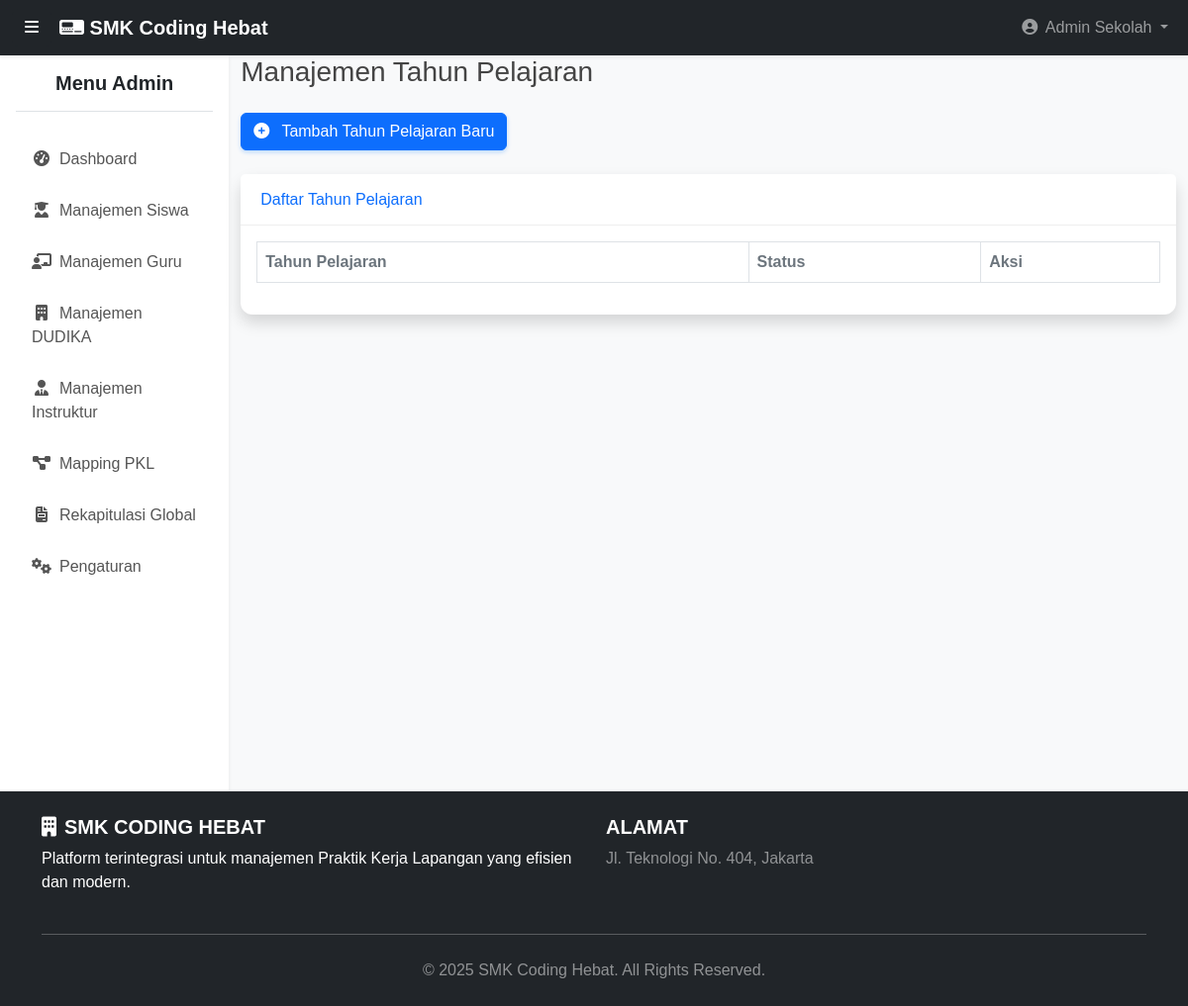
Before: /manage_academic_years.php (signed in) with the older database file.
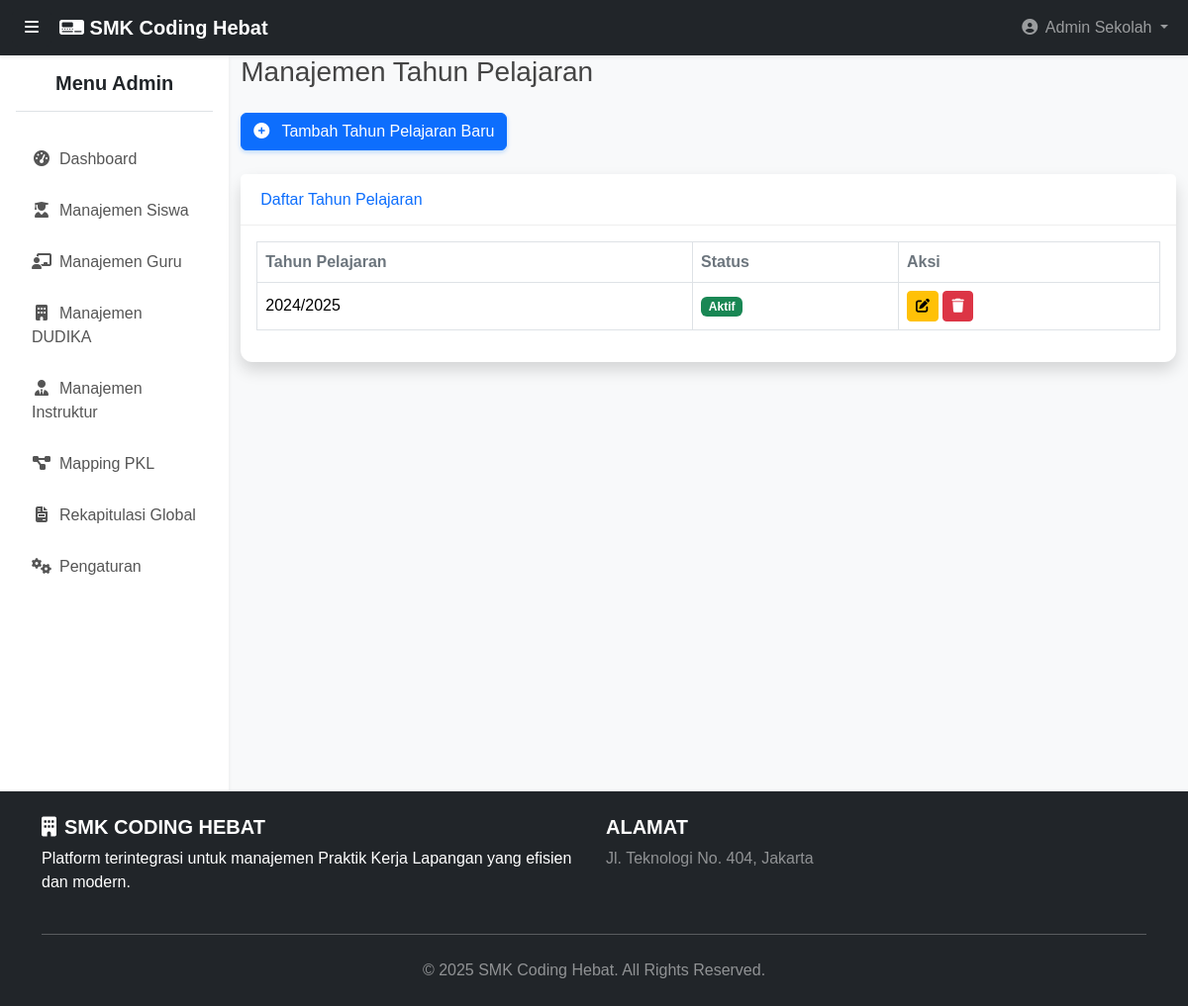
After: the same page with the newer database file.
### tables this page shows
CREATE TABLE `academic_years` (
  `id` int(11) NOT NULL AUTO_INCREMENT,
  `year_name` varchar(50) NOT NULL,
  `status` enum('active','inactive') NOT NULL DEFAULT 'inactive',
  PRIMARY KEY (`id`),
  UNIQUE KEY `year_name` (`year_name`)
);

### config/config.php (called while the page is built, shortened)
<?php
try {
    $pdo = new PDO("mysql:host=" . DB_HOST . ";dbname=" . DB_NAME, DB_USER, DB_PASS);
    $pdo->setAttribute(PDO::ATTR_ERRMODE, PDO::ERRMODE_EXCEPTION);
} catch(PDOException $e){
    die("ERROR: Could not connect. " . $e->getMessage());
}
$default_settings = [
    'school_name' => 'PKL Digital',
    'school_address' => 'Alamat Sekolah Belum Diatur',
    'school_logo' => ''
];
$db_settings = [];
try {
    $stmt = $pdo->query("SELECT setting_key, setting_value FROM school_settings");
    $db_settings = $stmt->fetchAll(PDO::FETCH_KEY_PAIR);
} catch (PDOException $e) {
}
$app_settings = array_merge($default_settings, $db_settings);
try {
    $stmt_year = $pdo->prepare("SELECT * FROM academic_years WHERE status = 'active' LIMIT 1");
    $stmt_year->execute();
} catch (PDOException $e) {
}
?>

### manage_academic_years.php (the view, shortened to what this page needs)
<?php
require_once __DIR__ . '/templates/header.php';
require_once __DIR__ . '/templates/sidebar.php';
try {
    $stmt = $pdo->query("SELECT * FROM academic_years ORDER BY year_name DESC");
    $academic_years = $stmt->fetchAll(PDO::FETCH_ASSOC);
} catch (PDOException $e) {
    die("Error: Could not fetch academic years data. " . $e->getMessage());
}
?>
<div class="container-fluid">
    <h1 class="h3 mb-4 text-gray-800">Manajemen Tahun Pelajaran</h1>
    <button type="button" class="btn btn-primary mb-4" data-bs-toggle="modal" data-bs-target="#yearModal">
        <i class="fas fa-plus-circle me-2"></i> Tambah Tahun Pelajaran Baru
    </button>
    <div class="card shadow mb-4">
        <div class="card-header py-3">
            <h6 class="m-0 font-weight-bold text-primary">Daftar Tahun Pelajaran</h6>
        </div>
        <div class="card-body">
            <div class="table-responsive">
                <table class="table table-bordered table-hover" width="100%" cellspacing="0">
                    <thead>
                        <tr>
                            <th>Tahun Pelajaran</th>
                            <th>Status</th>
                            <th>Aksi</th>
                        </tr>
                    </thead>
                    <tbody>
                        <?php foreach ($academic_years as $year): ?>
                            <tr>
                                <td><?php echo htmlspecialchars($year['year_name']); ?></td>
                                <td>
                                    <?php if ($year['status'] === 'active'): ?>
                                        <span class="badge bg-success">Aktif</span>
                                    <?php else: ?>
                                        <span class="badge bg-secondary">Tidak Aktif</span>
                                    <?php endif; ?>
                                </td>
                                <td>
                                    <button class="btn btn-warning btn-sm edit-btn"
                                            data-id="<?php echo $year['id']; ?>"
                                            data-name="<?php echo htmlspecialchars($year['year_name']); ?>"
                                            data-bs-toggle="modal" data-bs-target="#yearModal">
                                        <i class="fas fa-edit"></i>
                                    </button>
                                    <a href="core/academic_year_actions.php?action=delete&id=<?php echo $year['id']; ?>"
                                       class="btn btn-danger btn-sm btn-delete"
                                       onclick="return confirm('Apakah Anda yakin ingin menghapus tahun pelajaran ini?');">
                                        <i class="fas fa-trash"></i>
                                    </a>
                                </td>
                            </tr>
                        <?php endforeach; ?>
                    </tbody>
                </table>
            </div>
        </div>
    </div>
</div>
<?php require_once __DIR__ . '/templates/footer.php'; ?>

### templates/header.php (shortened to what this page needs)
<?php
require_once __DIR__ . '/../config/config.php';
$is_dashboard_page = isset($_SESSION['user_id']);
?>
<!DOCTYPE html>
<html lang="id">
<head>
    <link href="https://cdn.jsdelivr.net/npm/bootstrap@5.3.3/dist/css/bootstrap.min.css" rel="stylesheet">
    <link rel="stylesheet" href="https://cdnjs.cloudflare.com/ajax/libs/font-awesome/6.5.2/css/all.min.css" />
    <link href="https://cdn.jsdelivr.net/npm/select2@4.1.0-rc.0/dist/css/select2.min.css" rel="stylesheet" />
    <link rel="stylesheet" href="https://cdn.jsdelivr.net/npm/select2-bootstrap-5-theme@1.3.0/dist/select2-bootstrap-5-theme.min.css" />
    <link rel="stylesheet" href="<?php echo BASE_URL; ?>/assets/css/style.css">
</head>
<body class="<?php echo $is_dashboard_page ? 'dashboard-body' : ''; ?>">
<?php if (($_SESSION['user_role'] ?? 'guest') === 'admin'):  ?>
<nav class="navbar navbar-expand-lg navbar-dark bg-dark sticky-top shadow-sm">
    <div class="container-fluid">
        <button class="btn btn-dark" id="sidebarToggle" type="button">
            <i class="fas fa-bars"></i>
        </button>
        <a class="navbar-brand fw-bold ms-2" href="<?php echo $is_dashboard_page ? '#' : 'login.php'; ?>">
            <?php if (!empty($app_settings['school_logo']) && file_exists($app_settings['school_logo'])): ?>
                <img src="<?php echo BASE_URL . '/' . htmlspecialchars($app_settings['school_logo']); ?>" alt="Logo" style="height: 24px; margin-right: 5px;">
            <?php else: ?>
                <i class="fas fa-digital-tachograph"></i>
            <?php endif; ?>
            <?php echo htmlspecialchars($app_settings['school_name'] ?? 'PKL Digital'); ?>
        </a>
        <div class="collapse navbar-collapse" id="navbarNav">
            <ul class="navbar-nav ms-auto">
                <?php if (isset($_SESSION['user_id'])): ?>
                    <li class="nav-item dropdown">
                        <a class="nav-link dropdown-toggle" href="#" id="navbarDropdown" role="button" data-bs-toggle="dropdown" aria-expanded="false">
                            <i class="fas fa-user-circle me-1"></i> <?php echo htmlspecialchars($_SESSION['user_name']); ?>
                        </a>
                    </li>
                <?php endif; ?>
            </ul>
        </div>
    </div>
</nav>
<?php endif; ?>
<div id="wrapper" class="<?php echo (($_SESSION['user_role'] ?? '') !== 'admin') ? '' : 'd-flex'; ?>">

### templates/sidebar.php (shortened to what this page needs)
<?php
$user_role = $_SESSION['user_role'];
$current_page = basename($_SERVER['PHP_SELF']);
function create_nav_item($link, $icon, $text, $current_page) {
    $active_class = ($current_page == $link) ? 'active' : '';
    echo "<li class='nav-item'>";
    echo "<a class='nav-link {$active_class}' href='{$link}'>";
    echo "<i class='fas {$icon} me-2'></i>{$text}";
    echo "</a>";
    echo "</li>";
}
?>
<div class="sidebar bg-white p-3 shadow-sm">
    <h5 class="sidebar-heading text-center mb-4">Menu <?php echo ucwords(str_replace('_', ' ', $user_role)); ?></h5>
    <ul class="nav flex-column">
        <?php if ($user_role == 'admin'): ?>
            <?php create_nav_item('admin_dashboard.php', 'fa-tachometer-alt', 'Dashboard', $current_page); ?>
            <li class="nav-item">
                <a class="nav-link collapsed" href="#" data-bs-toggle="collapse" data-bs-target="#collapseSettings" aria-expanded="false" aria-controls="collapseSettings">
                    <i class="fas fa-cogs me-2"></i>Pengaturan
                </a>
            </li>
        <?php endif; ?>
    </ul>
</div>

### templates/footer.php (shortened to what this page needs)
<?php
$user_role = $_SESSION['user_role'] ?? 'guest';
if (in_array($user_role, ['student', 'teacher', 'instructor'])) :
?>
    </div>
    <nav class="bottom-nav">
        <a href="<?php echo $user_role; ?>_dashboard.php" class="bottom-nav-item <?php echo basename($_SERVER['PHP_SELF']) == $user_role.'_dashboard.php' ? 'active' : ''; ?>">
            <i class="fas fa-home"></i>
            <span>Home</span>
        </a>
        <?php if ($user_role === 'student'): ?>
            <a href="daily_journal.php" class="bottom-nav-item <?php echo basename($_SERVER['PHP_SELF']) == 'daily_journal.php' ? 'active' : ''; ?>"><i class="fas fa-qrcode"></i><span>Absen</span></a>
            <a href="request_leave.php" class="bottom-nav-item <?php echo basename($_SERVER['PHP_SELF']) == 'request_leave.php' ? 'active' : ''; ?>"><i class="fas fa-calendar-alt"></i><span>Izin</span></a>
            <a href="view_assessment.php" class="bottom-nav-item <?php echo basename($_SERVER['PHP_SELF']) == 'view_assessment.php' ? 'active' : ''; ?>"><i class="fas fa-graduation-cap"></i><span>Nilai</span></a>
        <?php endif; ?>
        <?php if ($user_role === 'teacher'): ?>
            <a href="monitor_journals.php" class="bottom-nav-item <?php echo basename($_SERVER['PHP_SELF']) == 'monitor_journals.php' ? 'active' : ''; ?>"><i class="fas fa-book-reader"></i><span>Jurnal</span></a>
            <a href="student_problems.php" class="bottom-nav-item <?php echo basename($_SERVER['PHP_SELF']) == 'student_problems.php' ? 'active' : ''; ?>"><i class="fas fa-exclamation-triangle"></i><span>Masalah</span></a>
            <a href="teacher_view_assessments.php" class="bottom-nav-item <?php echo basename($_SERVER['PHP_SELF']) == 'teacher_view_assessments.php' ? 'active' : ''; ?>"><i class="fas fa-graduation-cap"></i><span>Nilai</span></a>
        <?php endif; ?>
        <?php if ($user_role === 'instructor'): ?>
            <a href="verify_journals.php" class="bottom-nav-item <?php echo basename($_SERVER['PHP_SELF']) == 'verify_journals.php' ? 'active' : ''; ?>"><i class="fas fa-tasks"></i><span>Verifikasi</span></a>
            <a href="manage_leave_requests.php" class="bottom-nav-item <?php echo basename($_SERVER['PHP_SELF']) == 'manage_leave_requests.php' ? 'active' : ''; ?>"><i class="fas fa-calendar-check"></i><span>Izin</span></a>
            <a href="input_assessment.php" class="bottom-nav-item <?php echo basename($_SERVER['PHP_SELF']) == 'input_assessment.php' ? 'active' : ''; ?>"><i class="fas fa-edit"></i><span>Menilai</span></a>
        <?php endif; ?>
        <a href="profile.php" class="bottom-nav-item <?php echo basename($_SERVER['PHP_SELF']) == 'profile.php' ? 'active' : ''; ?>">
            <i class="fas fa-user"></i>
            <span>Profil</span>
        </a>
    </nav>
<?php else :  ?>
    </div>
    <footer class="footer bg-dark text-white pt-4 pb-4">
        <div class="container text-center text-md-start">
            <div class="row">
                <div class="col-md-6 mb-3 mb-md-0">
                    <h5 class="text-uppercase"><i class="fas fa-building me-2"></i><?php echo htmlspecialchars($app_settings['school_name'] ?? 'PKL Digital'); ?></h5>
                    <p>
                        Platform terintegrasi untuk manajemen Praktik Kerja Lapangan yang efisien dan modern.
                    </p>
                </div>
                <div class="col-md-6">
                    <h5 class="text-uppercase">Alamat</h5>
                    <p class="text-white-50 mb-0">
                        <?php echo nl2br(htmlspecialchars($app_settings['school_address'] ?? 'Alamat belum diatur.')); ?>
                    </p>
                </div>
            </div>
            <hr class="my-4">
            <div class="text-center text-white-50">
                &copy; <?php echo date("Y"); ?> <?php echo htmlspecialchars($app_settings['school_name'] ?? 'PKL Digital'); ?>. All Rights Reserved.
            </div>
        </div>
    </footer>
<?php endif; ?>
</body>
</html>

### assets/css/style.css (style rules this page uses)
:root { --primary-color: #0d6efd; --secondary-color: #6c757d; --dark-color: #212529; --light-color: #f8f9fa; --white-color: #ffffff; --sidebar-width: 280px; }
body { font-family: 'Poppins', sans-serif; background-color: var(--light-color); color: #444; }
#wrapper { min-height: calc(100vh - 56px); transition: padding-left 0.3s ease-in-out; }
.sidebar { width: var(--sidebar-width); min-height: calc(100vh - 56px); transition: margin-left 0.3s ease-in-out; background-color: var(--white-color); margin-left: 0; }
.sidebar .sidebar-heading { font-weight: 600; color: var(--dark-color); border-bottom: 1px solid #dee2e6; padding-bottom: 1rem; }
.sidebar .nav-link { color: #555; font-weight: 500; padding: 0.75rem 1rem; border-radius: 0.375rem; margin-bottom: 0.25rem; }
.sidebar .nav-link .fas { width: 20px; text-align: center; }
.card { border: none; border-radius: 0.75rem; box-shadow: 0 4px 12px rgba(0, 0, 0, 0.08); }
.card-header { background-color: var(--white-color); border-bottom: 1px solid #eee; font-weight: 600; padding: 1rem 1.25rem; }
.btn-primary { box-shadow: 0 2px 4px rgba(0, 123, 255, 0.25); }
.table { vertical-align: middle; }
.table thead th { font-weight: 600; color: var(--secondary-color); border-bottom-width: 1px; }
.dashboard-body { display: flex; flex-direction: column; min-height: 100vh; }
#wrapper { flex: 1; }
.footer { background-color: var(--dark-color); }
.footer h5 { font-weight: 600; color: var(--white-color); }

Changed rows visible on the page:
added academic_years: year_name "2024/2025", status "Aktif"
